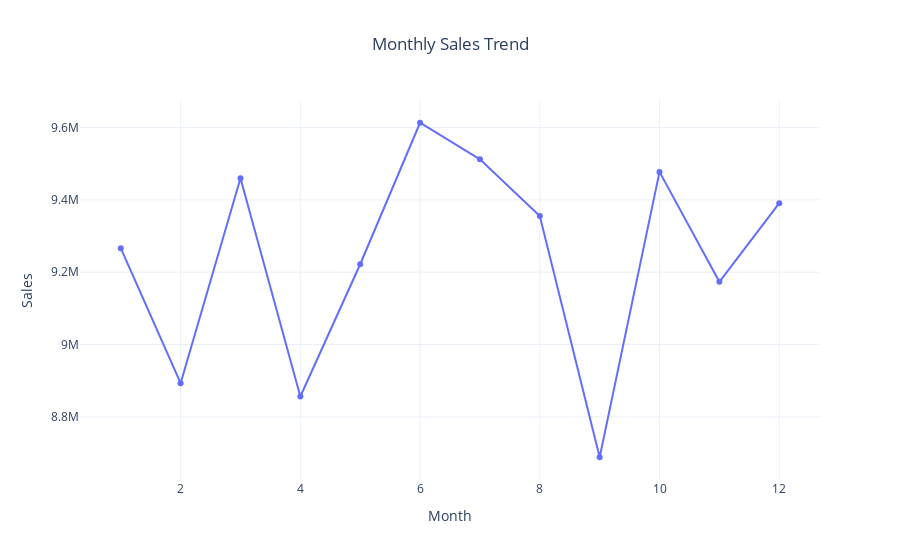

The cell this chart's notebook holds for it:
### Code cell
fig = px.line(
    monthly_sales,
    x='Month',
    y='Sales',
    markers=True,
    title='Monthly Sales Trend',
)

fig.update_layout(
    template='plotly_white',
    title_x=0.5
)

fig.show()

### Figure 1 — Plotly figure (JSON) as saved in the notebook; plotly's stock layout.template omitted (floating-point values rounded to 4 significant figures)
{"data": [{"hovertemplate": "Month=%{x}<br>Sales=%{y}<extra></extra>", "legendgroup": "", "line": {"color": "#636efa", "dash": "solid"}, "marker": {"symbol": "circle"}, "mode": "lines+markers", "name": "", "orientation": "v", "showlegend": false, "type": "scatter", "x": [1, 2, 3, 4, 5, 6, 7, 8, 9, 10, 11, 12], "xaxis": "x", "y": [9266000.0, 8893000.0, 9460000.0, 8856000.0, 9222000.0, 9613000.0, 9512000.0, 9355000.0, 8688000.0, 9477000.0, 9173000.0, 9391000.0], "yaxis": "y"}], "layout": {"legend": {"tracegroupgap": 0}, "title": {"text": "Monthly Sales Trend", "x": 0.5}, "xaxis": {"anchor": "y", "domain": [0, 1], "title": {"text": "Month"}}, "yaxis": {"anchor": "x", "domain": [0, 1], "title": {"text": "Sales"}}}}
